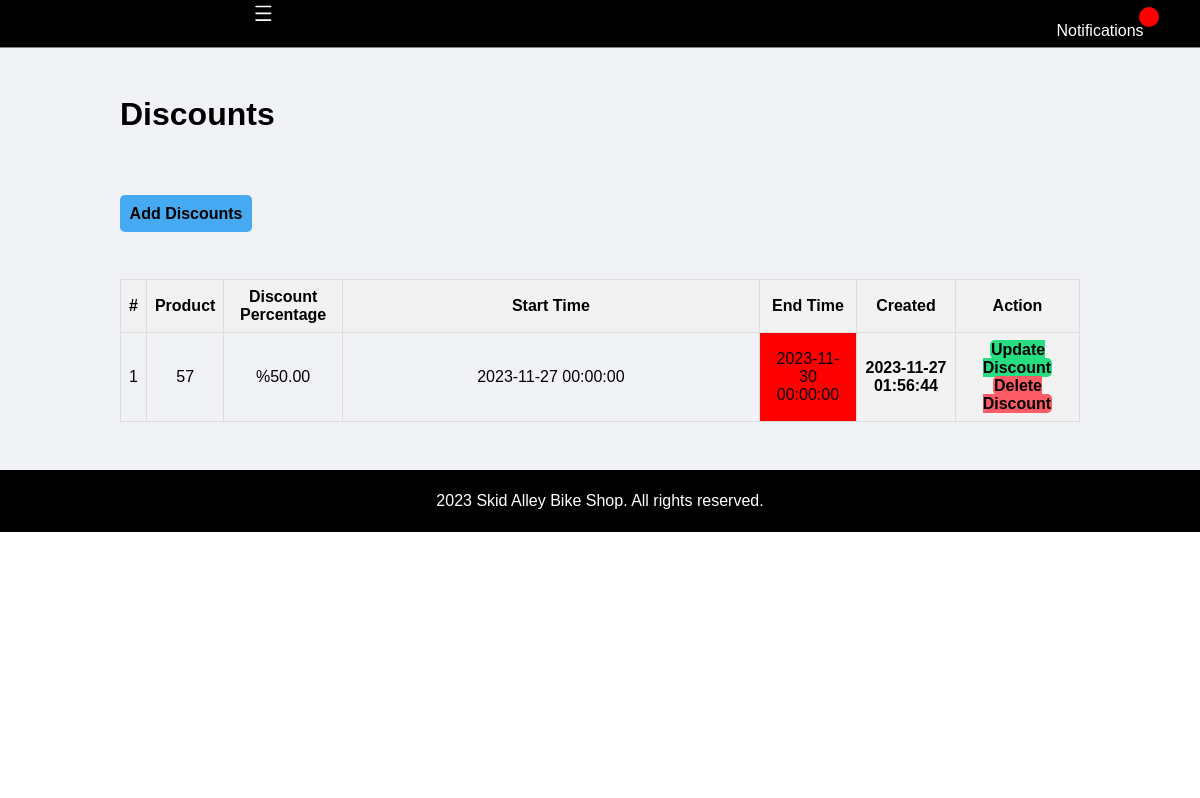
/admin/discounts.php (signed in), run on an earlier commit of the app's database.
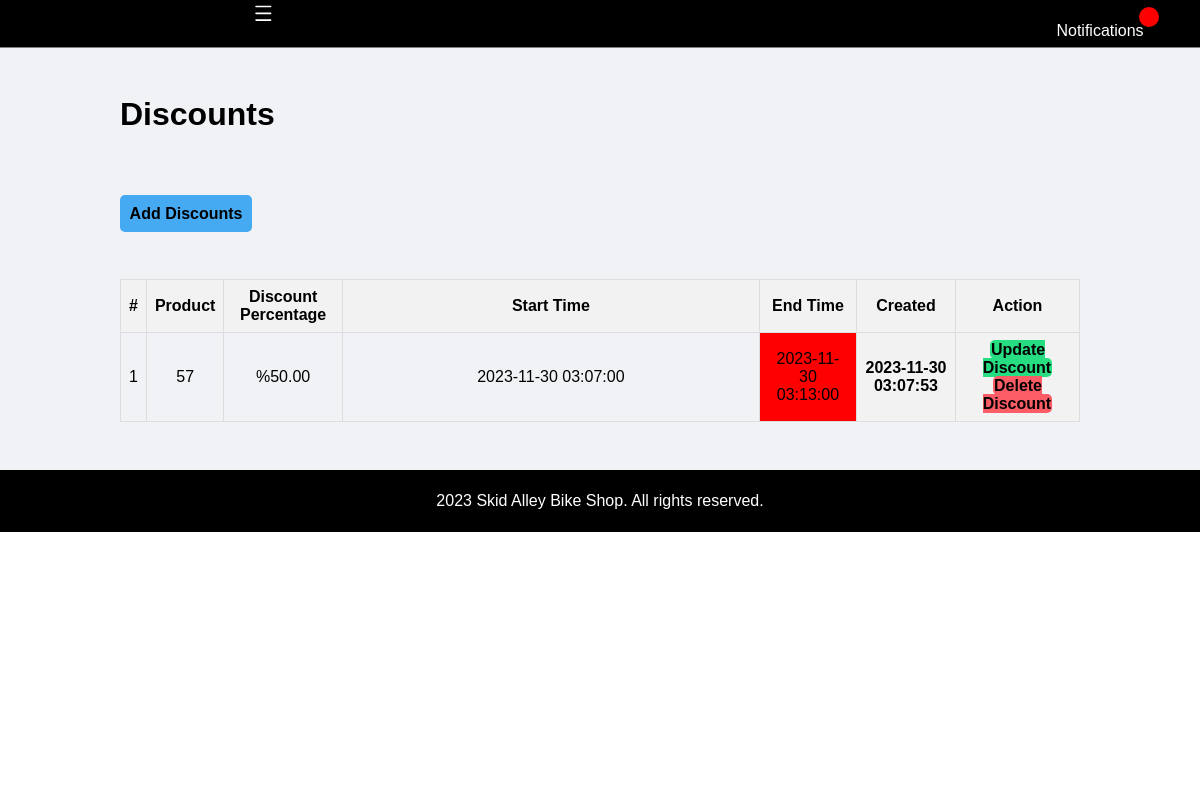
And on a later commit of the database.
### tables this page shows
CREATE TABLE `discounts` (
  `id` int(11) NOT NULL,
  `product_id` int(11) NOT NULL,
  `brand_id` int(11) DEFAULT NULL,
  `category_id` int(11) DEFAULT NULL,
  `discount_percentage` decimal(5,2) NOT NULL,
  `start_time` datetime DEFAULT NULL,
  `end_time` datetime DEFAULT NULL,
  `created_at` datetime DEFAULT current_timestamp(),
  `updated_at` datetime DEFAULT current_timestamp() ON UPDATE current_timestamp()
);

### admin/discounts.php (the view)
<?php include ('partials/menu.php');?>
<div class = "main-content">
           <div class = "wrapper">
                <h1>Discounts</h1>
                    <br/>
                     <br/><br/><br/>
                  <a href="add-discounts.php" class="btn-primary">Add Discounts</a>
                     <br/><br/><br/>
                 <table class= "tbl-full">
                    <tr>
                        <th>#</th>
                        <th>Product</th>
                        <th>Discount Percentage</th>
                        <th>Start Time</th>
                        <th>End Time</th>
                        <th>Created</th>
                        <th>Action</th>
                    </tr>
                    <?php
                    $sql = "SELECT * FROM discounts";
                    $res = mysqli_query($conn,$sql);
                    if($res==TRUE)
                    {
                        $count = mysqli_num_rows($res);
                        $sn=1;
                        if($count>0)
                        {
                            while($rows=mysqli_fetch_assoc($res))
                            {
                                $id=$rows['id'];
                                $product_id=$rows['product_id'];
                                $discount_percentage=$rows['discount_percentage'];
                                $start_time = $rows['start_time'];
                                $end_time = $rows['end_time'];
                                $created_at = $rows['created_at'];
                                ?>
                    <tr>
                        <td><?php echo $sn++;?></td>
                        <td><?php echo $product_id;?></td>
                        <td>%<?php echo $discount_percentage;?></td>
                        <td><?php echo $start_time;?></td>
                        <td style="<?php echo (strtotime($end_time) < time()) ? 'background-color: red;' : ''; ?>"><?php echo $end_time;?></td>
                        <th><?php echo $created_at;?></th>
                        <th>
                            <a href="<?php echo SITEURL; ?>admin/update_discounts.php?id=<?php echo $id; ?>" class='btn-secondary'>Update Discount</a>
                            <a href="<?php echo SITEURL; ?>admin/delete-discount.php?id=<?php echo $id; ?>" class="btn-third">Delete Discount</a>
                            </th>
                    </tr>
                    <?php
                        }
                    } else {
                    }
                }
                    ?>
                 </table>
            </div>
        </div>
<?php include('partials/footer.php') ?>

What changed in the data, as far as the page shows it:
removed discounts: product "57", discount_percentage "50.00", start_time "2023-11-27 00:00:00", end_time "2023-11-30 00:00:00", created_at "2023-11-27 01:56:44"
added discounts: product "57", discount_percentage "50.00", start_time "2023-11-30 03:07:00", end_time "2023-11-30 03:13:00", created_at "2023-11-30 03:07:53"
